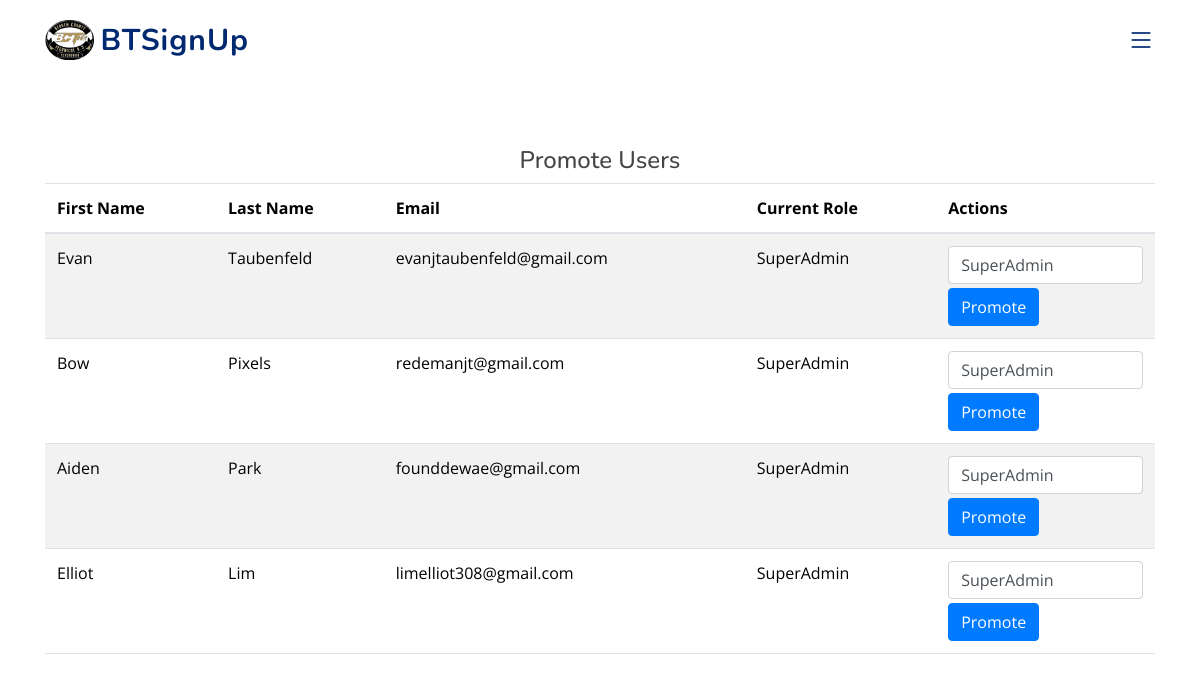
The page /promote (signed in) on the database its author committed.
### classes.py (models this page shows, shortened)
class UserBase(db.Model, UserMixin):
    __abstract__ = True
    id = db.Column(db.Integer, primary_key=True, autoincrement=True)
    first_name = db.Column(db.String(255))
    last_name = db.Column(db.String(255))
    email = db.Column(db.String(255), unique=True, nullable=False)
    password_hash = db.Column(db.String(255), nullable=True)
    email_verification_token = db.Column(db.String(255))
    is_verified = db.Column(db.Boolean, default=False)
    mfa_enabled = db.Column(db.Boolean, default=False)
    phone_number = db.Column(db.String(10), nullable=False, default='')
    account_type = db.Column(db.String(255), nullable=False, default="Student")
    joined_events = db.Column(JSON, default = load_default_events)
    def __repr__(self):
        return f"ID: {self.id}\nFirst Name: {self.first_name}\nLast Name: {self.last_name}\nEmail: {self.email}\n Account Type {self.__class__.__name__}"

class User(UserBase):
    __tablename__ = 'users'
    teacher = relationship("Teacher", uselist=False, back_populates="user")
    admin = relationship("Admin", uselist=False, back_populates="user")

### app.py (the view, shortened to what this page needs)
@app.route('/promote', methods=['GET', 'POST'])
@login_required
@admin_required
def promote():
    if check_admin():
        role_map = {
                            'SuperAdmin': SuperAdmin,
                            'Admin': Admin,
                            'Teacher': Teacher,
                            'Student': User
                        }
        current_user_obj = User.query.get(current_user.id)# Retrieve the current user by ID
        try:
            current_user_obj = role_map[current_user_obj.account_type].query.filter_by(id = current_user.id).first()
        except:
            pass
        users = User.query.all()
        if request.method == 'GET':
            return render_template('promote.html', users=users)  # Pass users to the template
    else:
        flash('Invalid Clearance', 'danger')
        return redirect(url_for('index'))

### app.py (called while the page is built)
@login_manager.user_loader
@login_manager.user_loader
def load_user(user_id):
    try:
        return User.query.get(int(user_id))  # Ensure this conversion happens only on valid data
    except (TypeError, ValueError):
        return None  # Return None gracefully for invalid or missing data

def check_admin():
    admins = Admin.query.all()
    print(admins)
    for user in admins:
        if current_user.id == user.id:
            return True
    return False

### classes.py (called while the page is built)
def admin_required(f):
    @wraps(f)
    def decorated_function(*args, **kwargs):
        if not current_user.is_authenticated or current_user.account_type not in ['Admin', 'SuperAdmin']:
            abort(403)
        return f(*args, **kwargs)
    return decorated_function

### templates/promote.html (shortened to what this page needs)
{% extends "base.html" %}
{% set active_page = 'promote' %}
{% block content %}
<div class="container rounded bg-white mt-5 mb-5">
    <h4 class="text-center">Promote Users</h4>
    <div class="table-responsive">
        <table class="table table-striped">
            <thead>
                <tr>
                    <th>First Name</th>
                    <th>Last Name</th>
                    <th>Email</th>
                    <th>Current Role</th>
                    <th>Actions</th>
                </tr>
            </thead>
            <tbody>
                {% for user in users %}
                    <tr>
                        <td>{{ user.first_name }}</td>
                        <td>{{ user.last_name }}</td>
                        <td>{{ user.email }}</td>
                        <td>{{ user.account_type }}</td>
                        <td>
                            <form method="POST" action="{{ url_for('promote') }}">
                                <select name="new_role" class="form-control mb-1">
                                    <option value="SuperAdmin" {% if user.account_type == 'SuperAdmin' %} selected {% endif %}>SuperAdmin</option>
                                </select>
                                <button type="submit" class="btn btn-primary">Promote</button>
                            </form>
                        </td>
                    </tr>
                {% endfor %}
            </tbody>
        </table>
    </div>
</div>
{% endblock %}
{% block main_css %}
<link href="{{ url_for('static', filename='assets/css/style.css') }}" rel="stylesheet">
{% endblock %}

### templates/base.html (shortened to what this page needs)
<!DOCTYPE html>
<html lang="en">
<head>
  <link href="static/assets/vendor/aos/aos.css" rel="stylesheet">
  <link href="static/assets/vendor/bootstrap/css/bootstrap.min.css" rel="stylesheet">
  <link href="static/assets/vendor/bootstrap-icons/bootstrap-icons.css" rel="stylesheet">
  <link href="static/assets/vendor/glightbox/css/glightbox.min.css" rel="stylesheet">
  <link href="static/assets/vendor/remixicon/remixicon.css" rel="stylesheet">
  <link href="static/assets/vendor/swiper/swiper-bundle.min.css" rel="stylesheet">
  <link rel="stylesheet" href="https://stackpath.bootstrapcdn.com/bootstrap/4.5.2/css/bootstrap.min.css">
  {%block main_css%} {%endblock%}
</head>
<body>
  <header id="header" class="header fixed-top">
    <div class="container-fluid container-xl d-flex align-items-center justify-content-between">
      <a href="/" class="logo d-flex align-items-center">
        <img src="{{url_for('static', filename='assets/img/bt logo.png')}}" style = "width:30%; height:30%" alt="">
        <span>BTSignUp</span>
      </a>
      <nav id="navbar" class="navbar">
        <i class="bi bi-list mobile-nav-toggle"></i>
      </nav>
    </div>
  </header>
  <div style="padding-top:50px"> </div>
  {%block content%}
  {%endblock%}
</body>
</html>

### static/assets/css/style.css (style rules this page uses)
:root { scroll-behavior: smooth; }
body { font-family: "Open Sans", sans-serif; color: #444444; }
a { color: #4154f1; text-decoration: none; }
h1, h2, h3, h4, h5, h6 { font-family: "Nunito", sans-serif; }
.header { transition: all 0.5s; z-index: 997; padding: 20px 0; }
.header .logo { line-height: 0; }
.header .logo img { max-height: 40px; margin-right: 6px; }
.header .logo span { font-size: 30px; font-weight: 700; letter-spacing: 1px; color: #012970; font-family: "Nunito", sans-serif; margin-top: 3px; }
.navbar { padding: 0; }
.mobile-nav-toggle { color: #012970; font-size: 28px; cursor: pointer; display: none; line-height: 0; transition: 0.5s; }
@media (max-width: 1200px) { .mobile-nav-toggle { display: block; } }
header { display: flex; align-items: center; font-size: calc(16px + (26 - 16) * ((100vw - 300px) / (1600 - 300))); justify-content: center; margin-bottom: 2em; background: #fff; color: #000; min-height: 10vh; text-align: center; }

### rows shown on the page
User: first_name "Evan", last_name "Taubenfeld", email "evanjtaubenfeld@gmail.com", account_type "SuperAdmin", new_role "SuperAdmin"
User: first_name "Bow", last_name "Pixels", email "redemanjt@gmail.com", account_type "SuperAdmin", new_role "SuperAdmin"
User: first_name "Aiden", last_name "Park", email "founddewae@gmail.com", account_type "SuperAdmin", new_role "SuperAdmin"
User: first_name "Elliot", last_name "Lim", email "limelliot308@gmail.com", account_type "SuperAdmin", new_role "SuperAdmin"
